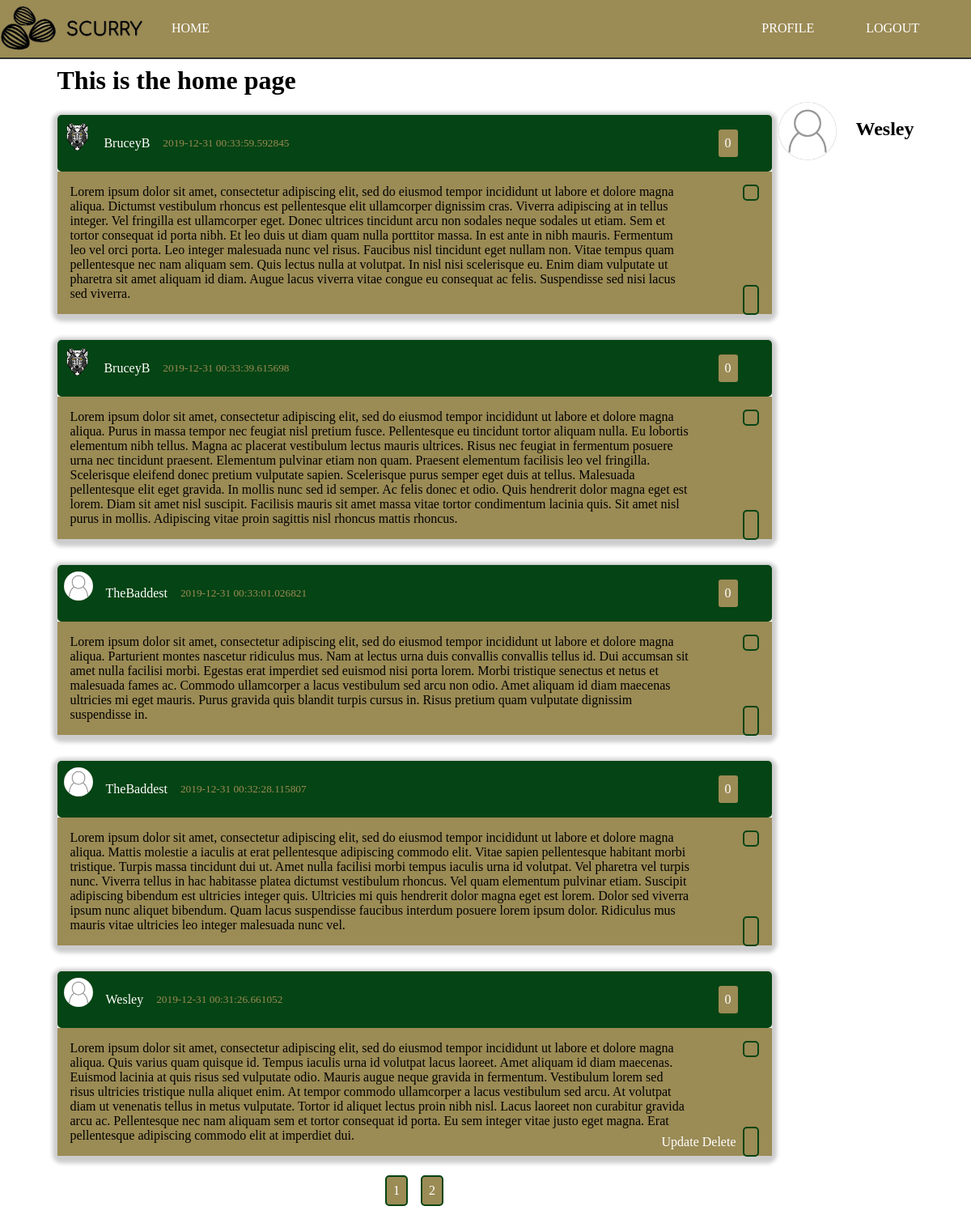
Screenshot of /home (signed in) with the database file from the repository.
### scurry/models.py (models this page shows, shortened)
class Post(db.Model):
    id = db.Column(db.Integer, primary_key=True)
    content = db.Column(db.Text, nullable=False)
    date_posted = db.Column(db.DateTime, nullable=False, default=datetime.utcnow)
    user_id = db.Column(db.Integer, db.ForeignKey('user.id'), nullable=False)
    private = db.Column(db.Boolean, default=False, nullable=False)
    likes = db.relationship('PostLike', backref='post', lazy='dynamic')

class User(db.Model, UserMixin):
    id = db.Column(db.Integer, primary_key=True)
    username = db.Column(db.String(20), unique=True, nullable=False)
    email = db.Column(db.String(120), unique=True, nullable=False)
    image_file = db.Column(db.String(20), nullable=False, default='noprofile.jpg')
    password = db.Column(db.String(60), nullable=False)
    posts = db.relationship('Post', backref='author', lazy=True)
    liked = db.relationship(
        'PostLike',
        foreign_keys='PostLike.user_id',
        backref='user', lazy='dynamic')

### scurry/main/routes.py (the view)
@main.route('/')
@main.route('/home')
def index():
    form = PostForm()
    page = request.args.get('page', 1, type=int)
    posts = Post.query.filter_by(private=False).order_by(Post.date_posted.desc()).paginate(page=page, per_page=5)
    return render_template('home.html', title='Home', posts=posts, form=form)

### scurry/models.py (called while the page is built)
@login_manager.user_loader
def load_user(user_id):
    return User.query.get(int(user_id))

### scurry/templates/home.html (shortened to what this page needs)
{% extends "layout.html" %}
{% block content %}
    <div class="container" id="home">
        <h1 class="page-header">This is the home page</h1>
        <div class="posts-container">
            {%  for post in posts.items %}
                <article class="article-post shadow">
                    <div class="post-head">
                        <img src="{{ url_for('static', filename='images/' + post.author.image_file) }}" alt="user photo" class="article-img">
                        <div class="post-metadata">
                            <a class="post-author" href="{{ url_for('users.user_posts', username=post.author.username) }}">{{ post.author.username }}</a>
                            <small>{{ post.date_posted }}</small>
                            <p class="btn right">
                                {{ post.likes.count() }}
                            </p>
                        </div>
                    </div>
                    <div class="post-body">
                        <p class="post-content">{{ post.content }}</p>
                        <div class="post-buttons">
                            {% if current_user.username == post.author.username %}
                                <a href="{{ url_for('posts.update_post', post_id=post.id) }}" class="btn-link">Update</a>
                                <a href="{{ url_for('posts.delete_post', post_id=post.id) }}" class="btn-link">Delete</a>
                            {% endif %}
                            <a href="{{ url_for('posts.like_action', post_id=post.id, action='like') }}" class="btn like-btn"></a>
                        </div>
                        <ion-icon class="btn share-btn" name="share-alt"></ion-icon>
                    </div>
                </article>
            {% endfor %}
            <div class="pagination">
                {% for page_num in posts.iter_pages() %}
                    {% if page_num %}
                        <a class="btn btn-info" href="{{ url_for('main.index', page=page_num) }}">{{ page_num }}</a>
                    {% else %}
                        ...
                    {% endif %}
                {% endfor %}
            </div>
        </div>
        <div class="sidebar">
            <div class="sidebar-user-info">
                <img src="{{ url_for('static', filename='images/' + current_user.image_file) }}" alt="user photo" class="sidebar-img">
                <h2>{{ current_user.username }}</h2>
            </div>
            </div>
        </div>
{% endblock content %}

### scurry/templates/layout.html (shortened to what this page needs)
<!DOCTYPE html>
<html lang="en">
<head>
    <link rel="stylesheet" type="text/css" href="{{ url_for('static', filename='style.css') }}">
</head>
<body>
    <header>
        <nav class="header-nav">
            <div class="header-logo">
                <img src="{{ url_for('static', filename='images/scurry-logo.png') }}" alt="Scurry - A Place for Squirrels" class="logo">
            </div>
            <ul class="nav-list">
                <li class="nav-list-item">
                    <a href="{{ url_for('main.index') }}" class="nav-link">Home</a>
                </li>
            </ul>
            <ul class="nav-list right">
                {% if current_user.is_authenticated %}
                <li class="nav-list-item">
                    <a href="{{ url_for('users.profile') }}" class="nav-link">Profile</a>
                </li>
                <li class="nav-list-item">
                    <a href="{{ url_for('users.logout') }}" class="nav-link">Logout</a>
                </li>
                {% endif %}
            </ul>
        </nav>
    </header>
    {%  block content %}{% endblock %}
</body>
</html>

### scurry/static/style.css (style rules this page uses)
*, *::before, *::after { margin: 0; padding: 0; box-sizing: border-box; }
html { --main-color: #054414; --accent-color: #9b8b55; }
body { background-size: cover; }
a { text-decoration: none; color: #ffffff; transition: color .4s ease; }
.container { margin: auto; padding: .5rem; }
.shadow { -webkit-box-shadow: 0px 3px 5px 6px #ccc; -moz-box-shadow: 0px 3px 5px 6px #ccc; box-shadow: 0px 3px 5px 6px #ccc; }
.btn { margin: .5rem; padding: .5rem; background: var(--accent-color); border: 2px solid var(--main-color); border-radius: 5px; color: #fff; cursor: pointer; }
.pagination { display: flex; justify-content: center; align-items: center; }
.header-nav { width: 100%; border-bottom: 2px solid #333; background: var(--accent-color); display: flex; }
.header-logo > .logo { max-width: 180px; object-fit: contain; }
.nav-list { margin-right: 2rem; list-style: none; display: flex; flex-flow: row nowrap; justify-content: center; align-items: center; }
.nav-list-item { margin: .5rem 2rem; }
.nav-link { text-transform: uppercase; }
.right { margin-left: auto; margin-right: 2rem; }
#home { max-width: 1075px; height: 100%; display: grid; grid-template: 'hed hed hed hed' 'main main main side' 'main main main side' 'main main main side'; grid-gap: .5rem; }
.sidebar { grid-area: side; }
.posts-container { grid-area: main; display: flex; flex-direction: column; justify-content: center; align-items: center; color: #ffffff; }
.article-post { width: 100%; margin: 1rem; border-radius: 5px; }
.post-head { padding: .5rem; width: 100%; background: var(--main-color); color: var(--accent-color); display: flex; border-radius: 5px; }
.post-author { color: #ffffff; margin-right: 1rem; }
.post-metadata { margin-left: 1rem; width: 100%; display: flex; justify-content: center; align-items: center; }
.article-img { width: 36px; height: 36px; object-fit: contain; border-radius: 50%; }
.post-body { padding: 1rem; width: 100%; background: var(--accent-color); color: black; position: relative; }
.post-content { width: 90%; }
.post-buttons { position: absolute; right: .5rem; bottom: .5rem; }
.share-btn { position: absolute; top: .5rem; right: .5rem; }
.sidebar { width: 100%; }
.sidebar-user-info { display: flex; justify-content: center; align-items: flex-start; }
.sidebar-user-info > h2 { margin: 1.3rem 0 0 1.5rem; }
.sidebar-img { height: 72px; width: 72px; object-fit: cover; }

### rows the page displays
Post: image_file (picture), author.username "BruceyB", date_posted "2019-12-31 00:33:59.592845", likes.count "0", content "Lorem ipsum dolor sit amet, consectetur adipiscing elit, sed do eiusmod tempor incididunt ut labore et dolore magna aliqua. Dictumst vestibulum rhoncus est pellentesque elit ullamcorper dignissim cras. Viverra adipiscing at in tellus integer. Vel fringilla est ullamcorper eget. Donec ultrices tincidunt arcu non sodales neque sodales ut etiam. Sem et tortor consequat id porta nibh. Et leo duis ut diam quam nulla porttitor massa. In est ante in nibh mauris. Fermentum leo vel orci porta. Leo integer malesuada nunc vel risus. Faucibus nisl tincidunt eget nullam non. Vitae tempus quam pellentesque nec nam aliquam sem. Quis lectus nulla at volutpat. In nisl nisi scelerisque eu. Enim diam…"
Post: image_file (picture), author.username "BruceyB", date_posted "2019-12-31 00:33:39.615698", likes.count "0", content "Lorem ipsum dolor sit amet, consectetur adipiscing elit, sed do eiusmod tempor incididunt ut labore et dolore magna aliqua. Purus in massa tempor nec feugiat nisl pretium fusce. Pellentesque eu tincidunt tortor aliquam nulla. Eu lobortis elementum nibh tellus. Magna ac placerat vestibulum lectus mauris ultrices. Risus nec feugiat in fermentum posuere urna nec tincidunt praesent. Elementum pulvinar etiam non quam. Praesent elementum facilisis leo vel fringilla. Scelerisque eleifend donec pretium vulputate sapien. Scelerisque purus semper eget duis at tellus. Malesuada pellentesque elit eget gravida. In mollis nunc sed id semper. Ac felis donec et odio. Quis hendrerit dolor magna eget est…"
Post: image_file (picture), author.username "TheBaddest", date_posted "2019-12-31 00:33:01.026821", likes.count "0", content "Lorem ipsum dolor sit amet, consectetur adipiscing elit, sed do eiusmod tempor incididunt ut labore et dolore magna aliqua. Parturient montes nascetur ridiculus mus. Nam at lectus urna duis convallis convallis tellus id. Dui accumsan sit amet nulla facilisi morbi. Egestas erat imperdiet sed euismod nisi porta lorem. Morbi tristique senectus et netus et malesuada fames ac. Commodo ullamcorper a lacus vestibulum sed arcu non odio. Amet aliquam id diam maecenas ultricies mi eget mauris. Purus gravida quis blandit turpis cursus in. Risus pretium quam vulputate dignissim suspendisse in."
Post: image_file (picture), author.username "TheBaddest", date_posted "2019-12-31 00:32:28.115807", likes.count "0", content "Lorem ipsum dolor sit amet, consectetur adipiscing elit, sed do eiusmod tempor incididunt ut labore et dolore magna aliqua. Mattis molestie a iaculis at erat pellentesque adipiscing commodo elit. Vitae sapien pellentesque habitant morbi tristique. Turpis massa tincidunt dui ut. Amet nulla facilisi morbi tempus iaculis urna id volutpat. Vel pharetra vel turpis nunc. Viverra tellus in hac habitasse platea dictumst vestibulum rhoncus. Vel quam elementum pulvinar etiam. Suscipit adipiscing bibendum est ultricies integer quis. Ultricies mi quis hendrerit dolor magna eget est lorem. Dolor sed viverra ipsum nunc aliquet bibendum. Quam lacus suspendisse faucibus interdum posuere lorem ipsum dolor.…"
Post: image_file (picture), author.username "Wesley", date_posted "2019-12-31 00:31:26.661052", likes.count "0", content "Lorem ipsum dolor sit amet, consectetur adipiscing elit, sed do eiusmod tempor incididunt ut labore et dolore magna aliqua. Quis varius quam quisque id. Tempus iaculis urna id volutpat lacus laoreet. Amet aliquam id diam maecenas. Euismod lacinia at quis risus sed vulputate odio. Mauris augue neque gravida in fermentum. Vestibulum lorem sed risus ultricies tristique nulla aliquet enim. At tempor commodo ullamcorper a lacus vestibulum sed arcu. At volutpat diam ut venenatis tellus in metus vulputate. Tortor id aliquet lectus proin nibh nisl. Lacus laoreet non curabitur gravida arcu ac. Pellentesque nec nam aliquam sem et tortor consequat id porta. Eu sem integer vitae justo eget magna. Erat…"
User: image_file (picture), username "Wesley"

### other values shown
{{ page_num }} "1" "2"
